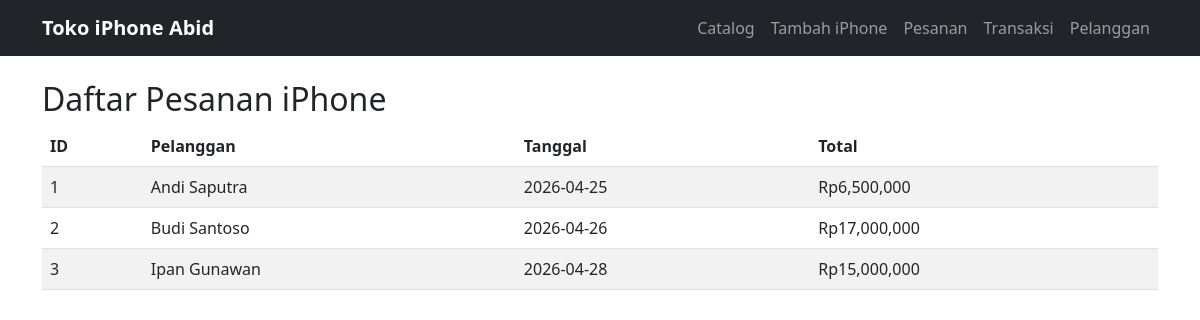
Page /lihat_transaksi.php on the committed database.
### tables this page shows
CREATE TABLE `pesanan` (
  `ID` int NOT NULL,
  `Tanggal_Pesanan` date NOT NULL,
  `Pelanggan_ID` int NOT NULL,
  `Total_Harga` decimal(10,2) NOT NULL
);

CREATE TABLE `pelanggan` (
  `ID` int NOT NULL,
  `Nama` varchar(255) NOT NULL,
  `Alamat` varchar(255) NOT NULL,
  `Email` varchar(255) NOT NULL,
  `Telepon` varchar(20) NOT NULL
);

### lihat_transaksi.php (the view, shortened to what this page needs)
<?php
include 'koneksi_db.php';
$query = "
SELECT Pesanan.ID AS Pesanan_ID, Pelanggan.Nama, Pesanan.Tanggal_Pesanan, Pesanan.Total_Harga
FROM Pesanan
JOIN Pelanggan ON Pesanan.Pelanggan_ID = Pelanggan.ID
";
$result = $conn->query($query);
?>
<!DOCTYPE html>
<html>
<head>
<link href="https://cdn.jsdelivr.net/npm/bootstrap@5.3.0/dist/css/bootstrap.min.css" rel="stylesheet">
</head>
<body>
<?php include 'nav.php'; ?>
<div class="container mt-4">
<h2>Daftar Pesanan iPhone</h2>
<table class="table table-striped">
<thead>
<tr>
<th>ID</th>
<th>Pelanggan</th>
<th>Tanggal</th>
<th>Total</th>
</tr>
</thead>
<tbody>
<?php while($row=$result->fetch_assoc()): ?>
<tr>
<td><?= $row['Pesanan_ID'] ?></td>
<td><?= $row['Nama'] ?></td>
<td><?= $row['Tanggal_Pesanan'] ?></td>
<td>Rp<?= number_format($row['Total_Harga']) ?></td>
</tr>
<?php endwhile; ?>
</tbody>
</table>
</div>
</body>
</html>

### rows in the picture
pesanan: ID "1", Pelanggan_ID.Nama "Andi Saputra", Tanggal_Pesanan "2026-04-25", Total_Harga "6,500,000"
pesanan: ID "2", Pelanggan_ID.Nama "Budi Santoso", Tanggal_Pesanan "2026-04-26", Total_Harga "17,000,000"
pesanan: ID "3", Pelanggan_ID.Nama "Ipan Gunawan", Tanggal_Pesanan "2026-04-28", Total_Harga "15,000,000"
